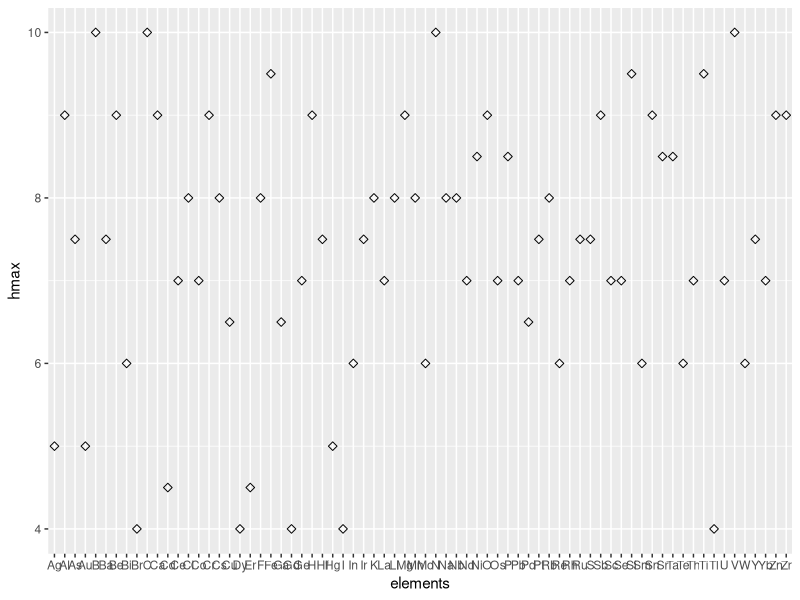
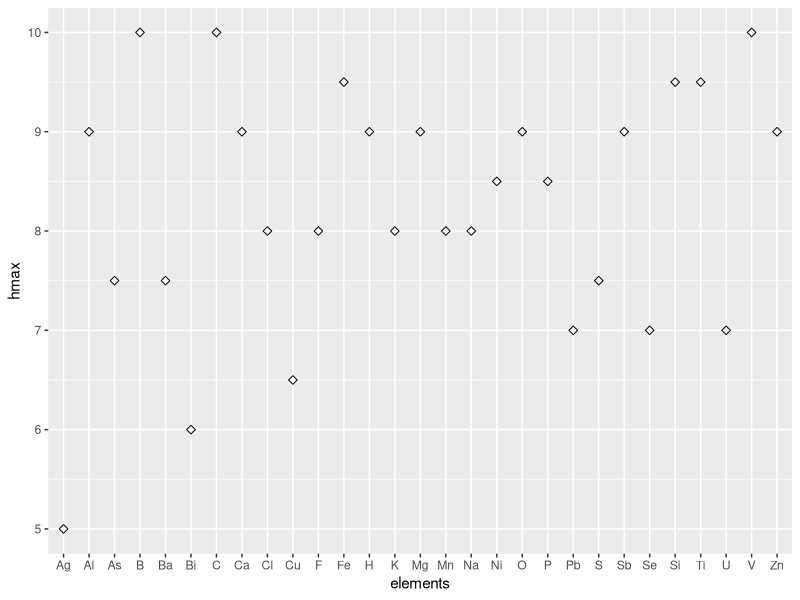

Recreate these plots in R, in order.
## ---- chunk 1
#| code-fold: true
#| code-summary: "Code"
#| output: false
library(tidyverse)
# result <- read.csv(file = 'total_elements_mindat.csv')
df_72 <- read.csv(file = 'hardness.csv')
df_30 <- read.csv(file = 'hardness_30.csv')
## ---- chunk 2
#| code-fold: true
#| code-summary: "Code"
glimpse(df_72)
## ---- chunk 3
#| code-fold: true
#| code-summary: "Mineral Species Attributes"
c('elements', 'hmin', 'hmin_mineral', 'hmax', 'hmax_mineral', 'hmean')
## ---- chunk 4
#| code-fold: true
#| code-summary: "Code"
head(df_72)
## ---- chunk 5
library(ggplot2)
ggplot(df_72, aes(x=elements, y=hmax)) +
  geom_point(size=2, shape=23)
## ---- chunk 6
head(df_30)
ggplot(df_30, aes(x=elements, y=hmax)) +
  geom_point(size=2, shape=23)
